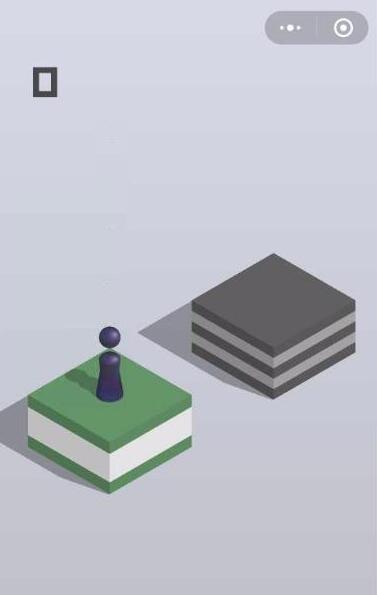
#> input picture test/game.jpg, 377 x 595 px, found by its file name
$ python '3.opencv提取边缘.py'
#> lines starting #> are read from the running program, lines starting #| are printed output that depends on the picture; after the words box and inside, x2 and y2 are one past the last pixel; in counts of white or black regions, pixels touching at a corner belong together
# -*- coding: utf-8 -*-
"""description:xxx"""
__author__ = "kyoRan"

import cv2

def blurcanny(img):
    # 原始图
#> called with img = '.\\game.jpg'
    game_img = cv2.imread(img, cv2.IMREAD_GRAYSCALE)
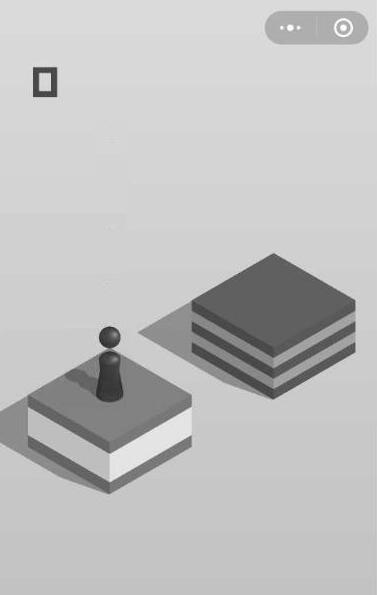
#> game_img: shape (595, 377); min 25, max 255, mean 192.3
    # 高斯滤波后的图
    game_img_blur = cv2.GaussianBlur(game_img, (3, 3), 5)
    # 高斯滤波后边缘提取后的图
    game_img_blur_canny = cv2.Canny(game_img_blur, 26, 30)
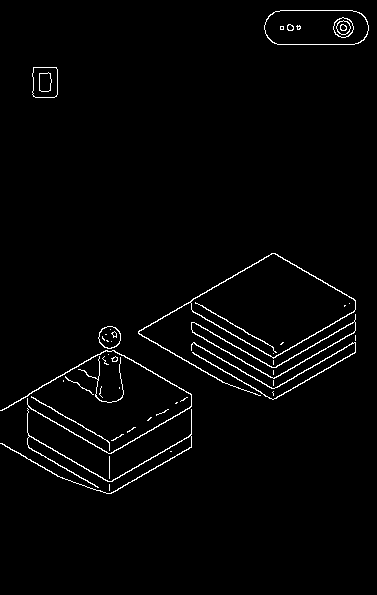
#> game_img_blur_canny: shape (595, 377); 2% white in thin lines or dots, all inside (x1, y1, x2, y2) = (0, 10, 369, 494)
    # 返回结果
    return game_img_blur_canny

game_img = blurcanny(".\\game.jpg")

cv2.imshow("game_img", game_img)
# cv2.imshow("game_img_blur", game_img_blur)
# cv2.imshow("game_img_blur_canny", game_img_blur_canny)

cv2.waitKey(0)
